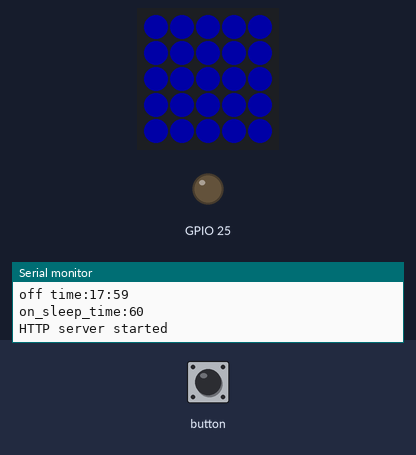
The sketch below on a simulated ESP32. Shown: 5×5 RGB LED matrix (first LED top left, wired row by row), output pins drawn as LEDs (lit = HIGH), the last lines printed to the serial monitor. The inputs (shaded band) are chosen by the test bench. Dim RGB values are drawn brighter than linear; WiFi joins after 1.5 s; servers stay silent unless stated; the local clock reads 2024-03-15 10:24:30 at power-on unless the sketch sets it; EEPROM starts erased; not simulated (calls return 0 or success): secretinfo.h.

Above: at 3.6 s.
At 5.7 s:
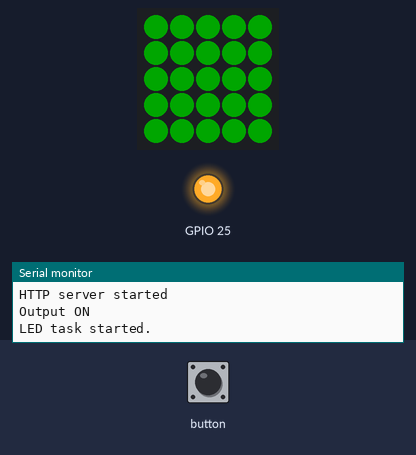
5.8 s: button pressed for 0.15 s
At 8.1 s:
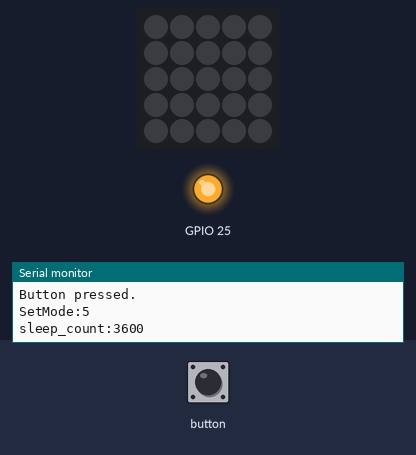
10.0 s: button pressed for 3.2 s
At 11.8 s:
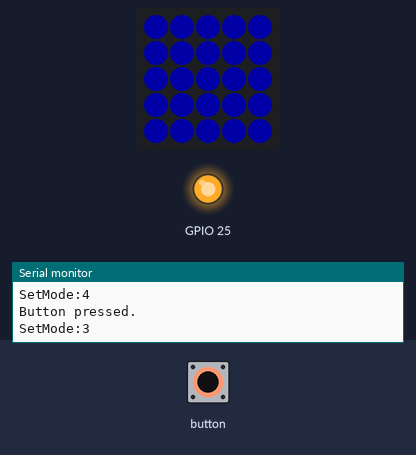
22.0 s: button pressed for 1 s
At 23.4 s:
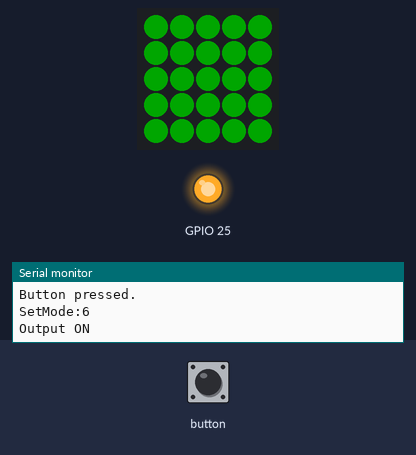
Timing chart, 0 to 25.0 s (numbered marks = the images above; inputs shaded):
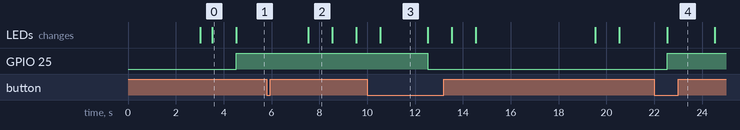

Measured:
- after the input at 5.8 s, the LEDs: change after 1.7 s (image 2)
- after the input at 10.0 s, GPIO 25: HIGH → LOW after 2.5 s; the LEDs: change after 0.54 s (image 3)
- after the input at 22.0 s, GPIO 25: LOW → HIGH after 0.53 s; the LEDs: change after 0.54 s (image 4)
- what the display in image 0 shows lasts 1.0 s, from 3.5 s to 4.5 s
- what the display in image 3 shows lasts 2.0 s, from 10.5 s to 12.5 s

The sketch:

Timer24H.ino
```cpp
//参考サイト
//Webサーバー関連
// https://cherry-blossoms-bloomed.net/?p=152

#include <WiFi.h>
#include <EEPROM.h>
#include  <WiFiClient.h>
#include  <WebServer.h>
#include <string>
#include "LED.h"
#include "ntptimer.h"
#include "M5Atom.h"

#define LOOPCYCLE 1000 //ms
#define NUM_EVENT_TIME 4

#define MODE_EVER_ON  6
#define MODE_SLEEP    5
#define MODE_CONT_ON  4
#define MODE_TIMER    3
#define MODE_CONT_OFF 2
#define MODE_EVER_OFF 1

#pragma pack 1
struct st_event_time{
  uint16_t month; //作動する月　ビットで指定 0:1月 11:12月
  uint8_t day;  //作動する曜日　ビットで指定 0:SUN 6:SAT
  uint8_t on_h;    //ON時　0~23
  uint8_t on_m;    //ON分  0~59
  uint8_t off_h;    //OF時　0~23
  uint8_t off_m;    //OFF分  0~59
  uint8_t pad;      //パディング
};
#pragma pack

//Web表示用　文字列、識別子定義
//タイマー設定時刻文字列
unsigned char event_day[7] = {1,1,1,1,1,1,1};  //設定曜日 1:ON　（日曜～土曜）
static String on_time[NUM_EVENT_TIME] =  {"11:01","12:01","13:01","14:01"}  ; //設定時刻文字列 HH:MM  4個 ここに記載の初期値が使われることはない
static String off_time[NUM_EVENT_TIME] = {"11:02","12:02","13:02","14:02"}  ; //設定時刻文字列 HH:MM  4個
static String svag_ontime[NUM_EVENT_TIME] = {"on_time1","on_time2","on_time3","on_time4"}; //server.argの引数
static String svag_offtime[NUM_EVENT_TIME] = {"off_time1","off_time2","off_time3","off_time4"};

//スリープ時間
static String sleep_time = "60"; //分
static  String svag_sleep_time = "sleep_time";
//インジケーター（未使用）
static String indicator[3]={
"<p style='background-color:rgb(236, 16, 9)'>ON</p>",
"<p style='background-color:rgb(16, 9, 236)'>タイマー</p>",
"<p style='background-color:rgb(64, 64, 64)'>OFF</p>",
};

//オペレーションモード
int opmode = MODE_EVER_ON;
//タイマーによる出力ON/OFF状態
uint8_t timer_state = 0;
//スリープタイマー ダウンカウンタ(メインループ周期でカウントダウン)
uint32_t sleep_count = 0;

void set_led_mode(uint8_t mode);
void wifi_setup(void);
void ledtask(void* arg);
void ntp_setup();
void data_storage_setup();
EVENT_TIMER CheckTimerEvent();
void SetMode(uint8_t mode);

extern st_event_time event_time[];
extern uint16_t n_sleep_time;

WebServer server(80);

void debugWebParam(){
  String message = "Web param debug\n\n";
  message += "URI: ";
  message += server.uri();
  message += "\nMethod: ";
  message += (server.method() == HTTP_GET) ? "GET" : "POST";
  message += "\nArguments: ";
  message += server.args();
  message += "\n";
  for (uint8_t i = 0; i < server.args(); i++) {
    message += " " + server.argName(i) + ": " + server.arg(i) + "\n";
  }
   Serial.print("WebParam:");Serial.println(message);

}

//HH:MMを数値２つに変換
void Timestr2TimeInt(String sttime,uint8_t & hh,uint8_t & mm)
{
    String sbuf;
    char buf[5];
    uint8_t nbuf=0;
    int8_t colonpos = -1;
    for(int p=0; p<sttime.length(); p++){
      if((sttime[p])==':'){
        colonpos = p;
      }
    }

    if(colonpos == -1){
      hh = 99;
      mm = 99;
      return;
    }

    sbuf = sttime.substring(0,colonpos);
    sbuf.toCharArray(buf,5);
    hh = atoi(buf);

    sbuf = sttime.substring(colonpos+1);
    sbuf.toCharArray(buf,5);
    mm = atoi(buf);

    //Serial.print("hh="); Serial.println(hh);
    //Serial.print("mm="); Serial.println(mm);

}

//数値２つをHH:MMに変換
String TimeInt2Timestr(uint8_t hh,uint8_t mm)
{
  char buf[10];
  String sthhmm;
  if(hh==99 || mm==99){
    return "----";
  }
  sprintf(buf,"%02d:%02d",hh,mm);
  sthhmm = buf;
  //Serial.print("sthhmm:"); Serial.println(sthhmm);
  if(sthhmm.length() == 0){
      sthhmm = "---";
  }
  return sthhmm;
}


void handleRoot() {

  debugWebParam();
  if (server.method() == HTTP_POST) {
    Serial.println("server.method() = HTTP_POST");
    String val = server.arg("mode");
    Serial.print("mode:");   Serial.println(val);
    if (val == "2") {
        SetMode(MODE_EVER_ON);
    }else if (val == "1") {
        SetMode(MODE_CONT_OFF);
    }else if (val == "4") {
        SetMode(MODE_CONT_ON);
    }else if (val == "0") {
        SetMode(MODE_EVER_OFF);
    }else if (val == "3") {
        SetMode(MODE_SLEEP);
    }

    uint8_t on_h, on_m, off_h, off_m;

    //表示からタイマー設定取得・検証
    for(int i=0; i<NUM_EVENT_TIME; i++){
      String s_on = server.arg(svag_ontime[i]);
      //Serial.print(svag_ontime[i]);Serial.print(":"); Serial.println(s_on);
      Timestr2TimeInt(s_on, on_h, on_m);//検証し数値へ変換
      //Serial.print("on_h(int)="); Serial.println(on_h);
      //Serial.print("on_m(int)="); Serial.println(on_m);


      String s_off = server.arg(svag_offtime[i]);
      //Serial.print(svag_offtime[i]);Serial.print(":"); Serial.println(s_off);
      Timestr2TimeInt(s_off, off_h, off_m);
      //Serial.print("off_h(int)="); Serial.println(off_h);
      //Serial.print("off_m(int)="); Serial.println(off_m);

      //on_time[i] = s_on;   //保存文字列にサーバ文字列をそのままセットするのではなく、（数行下へ）
      //off_time[i] = s_off;
      event_time[i].on_h = on_h;
      event_time[i].on_m = on_m;
      event_time[i].off_h = off_h;
      event_time[i].off_m = off_m;

      //表示用文字列へ保存数値（検証済み）をセットする
      on_time[i] = TimeInt2Timestr(event_time[i].on_h,event_time[i].on_m);
      off_time[i]=TimeInt2Timestr(event_time[i].off_h,event_time[i].off_m);

      Serial.print(svag_ontime[i]);Serial.print(":"); Serial.println(on_time[i]);
      Serial.print(svag_offtime[i]);Serial.print(":"); Serial.println(off_time[i]);

    }//for
    //スリープ時間取得
    String s_sleep_time = server.arg("sleep_time");
    Serial.print("s_sleep_time");Serial.print(":"); Serial.println(s_sleep_time);
    char buf[5];
    s_sleep_time.toCharArray(buf,5);
    n_sleep_time = atoi(buf);
    if(n_sleep_time > 600){ n_sleep_time = 60;}
    sprintf(buf,"%d",n_sleep_time);
    sleep_time = buf;//表示文字列に検証後文字列をセット

    //保存する
    write_map();
  }else{
    Serial.println("server.method() != HTTP_POST (Get)");
    for(int i=0; i<NUM_EVENT_TIME; i++){
      //表示用文字列へ保存数値をセットする
      on_time[i] = TimeInt2Timestr(event_time[i].on_h,event_time[i].on_m);  //保存数値
      off_time[i]=TimeInt2Timestr(event_time[i].off_h,event_time[i].off_m); //保存数値
    }
  }


//HTML記述の注意：ダブルクォーテーション使用不可。行末に\n\を記述する。
 String mes = "\
  <html lang=\"ja\">\n\
  <meta charset=\"utf-8\">\n\
  <meta name=\"viewport\" content=\"width=device-width, initial-scale=1.0\">\n\
  <head>\n\
   <title>IOTテーブルタップ</title>\n\
  </head>\n\
  <body style=\"font-family: sans-serif; background-color: #ffeeaa ;\" >\n\
   <h1>タイマー設定</h1>\n\
      <form action='' method='post'>\n\
        <p> :                         ON時刻　　　　　　　OFF時刻　    </br>\n\
            1：<input type='text' name='on_time1' value="+on_time[0] +" style='width:100px'>\n\
               <input type='text' name='off_time1' value="+off_time[0]+" style='width:100px'></br>\n\
            2：<input type='text' style='width:100px' name= 'on_time2' value="+on_time[1] +" >\n\
               <input type='text' name='off_time2' value="+off_time[1]+" style='width:100px'></br>\n\
            3：<input type='text' name='on_time3' value="+on_time[2] +" style='width:100px'>\n\
               <input type='text' name='off_time3' value="+off_time[2]+" style='width:100px'></br>\n\
            4：<input type='text' name='on_time4' value="+on_time[3] +" style='width:100px'>\n\
               <input type='text' name='off_time4' value="+off_time[3]+" style='width:100px'></p>\n\
            スリープ:<input type='text' name='sleep_time' value="+sleep_time +" style='width:100px'> 分</p>\n\
        <p><input type='submit' value=' 設定 '>\n\
        <input type='reset' value='キャンセル'></p>\n\
   <h1>モード</h1>\n\
   <p>\n\
        <p><button name='mode' value='2' style='width:100px;height:50px'>常時ON</button>\n\
        <button name='mode' value='0' style='width:100px;height:50px'>常時OFF</button></br></p>\n\
        <p><button name='mode' value='4' style='width:100px;height:50px'>タイマー</br>(ONで開始)</button>\n\
        <button name='mode' value='1' style='width:100px;height:50px'>タイマー</br>(OFFで開始)</button></br></P>\n\
        <button name='mode' value='3' style='width:100px;height:50px'>スリープ</button>\n\
      </form>\n\
    </p>\n\
  </body>\n\
  </html>\n";

  //Serial.println(mes);

  server.send(200, "text/html", mes);
}

void handleNotFound() {
 String message = "File Not Found\n\n";
 message += "URI: ";
 message += server.uri();
 message += "\nMethod: ";
 message += (server.method() == HTTP_GET) ? "GET" : "POST";
 message += "\nArguments: ";
 message += server.args();
 message += "\n";
 for (uint8_t i = 0; i < server.args(); i++) {
   message += " " + server.argName(i) + ": " + server.arg(i) + "\n";
 }
 server.send(404, "text/plain", message);
}

void setup(void) {

  Serial.begin(115200);


  led_setup();
  wifi_setup();
  delay(1000);
  ntp_setup();
  data_storage_setup();


  /*
  char buf2[1024];
  int i;
  char *p;
  memset(buf,0,EEBUFSIZE);
  memset(buf2,0,1024);
  for(i=0,p=buf2; i<EEBUFSIZE; i++){
    sprintf(p,"%02X ",buf[i]);
    p+=5;
    if( i%16 == 0){
        sprintf(p,"\r\n");
        p+=2;
    }
  }
  Serial.println("EEPROM DUMP:");
  Serial.println(buf2);
*/


  // Wifi接続出来たら緑に点灯 500ms表示
  set_color(LED_GREEN);
  delay(500);

  // ルーティング
  // 第二引数でリクエストメソッドを指定する
  // リクエストパス：/display、 リクエストメソッド：POST
server.on("/", handleRoot);
//server.on("/display" ,HTTP_POST, handleDisplayText);
  server.onNotFound(handleNotFound);

  // Webサーバ起動
  server.begin();
  Serial.println("HTTP server started");
  // Webサーバ起動したら青に点灯 1秒間
  set_color(LED_BLUE);
  delay(1000);
  set_color(LED_OFF);
  //初期状態にする
  opmode = MODE_EVER_ON;
  ctrl_output(1);
  set_led_mode(LED_RED);

  //LEDタスク起動
  xTaskCreatePinnedToCore(ledtask, "ledtask", 4096, NULL, 1, NULL, 0);
}

uint8_t curennt_output_status = 0;//現在の出力状態 電源投入時、リレーはOFF。

void ctrl_output(uint8_t c)
{
  if(c==1 && curennt_output_status == 0){
    Serial.println("Output ON");
    digitalWrite(25,1);
    curennt_output_status = 1;
  }
  if(c==0 && curennt_output_status == 1)
  {
    Serial.println("Output OFF");
    digitalWrite(25,0);
    curennt_output_status = 0;
  }
}

//オペレーションモードを設定
void SetMode(uint8_t mode)
{
  Serial.print("SetMode:");Serial.println(mode);
  opmode = mode;
  switch(mode){
    case MODE_EVER_ON:
        ctrl_output(1);
      set_led_mode(LED_RED);
      break;
    case MODE_SLEEP:
      set_led_mode(LED_BLINK_RED);
      //スリープタイマー開始
      sleep_count = (uint32_t)n_sleep_time * 60000/LOOPCYCLE;
      Serial.print("sleep_count:");Serial.println(sleep_count);
      break;
    case MODE_CONT_ON:
      timer_state = 1;
      ctrl_output(1);
      set_led_mode(LED_BLUE);
      break;
    case MODE_TIMER:
      if(timer_state == 0){
        ctrl_output(0);
        set_led_mode(LED_SOMETIME_BLUE);
      }else{//timer_state == 1
        ctrl_output(1);
        set_led_mode(LED_BLUE);
      }
      break;
    case MODE_CONT_OFF:
      timer_state = 0;
      ctrl_output(0);
      set_led_mode(LED_SOMETIME_BLUE2);
      break;
    case MODE_EVER_OFF:
        ctrl_output(0);
      set_led_mode(LED_OFF);
      break;

  }
}

void loop(void) {
  //M5.update();
  server.handleClient();

#if 0
  if (M5.Btn.wasPressed())
#endif
#if 1
  if(wasLEDButtonPressed())
  {
      Serial.println("Button pressed.");
      //トリガー入力によるモード切替
      if(opmode == MODE_EVER_ON){
        SetMode(MODE_SLEEP);
      }else if(opmode == MODE_SLEEP){
        SetMode(MODE_CONT_ON);
      }else if(opmode == MODE_CONT_ON){
        SetMode(MODE_TIMER);
      }else if(opmode == MODE_TIMER){
        SetMode(MODE_EVER_OFF);
      }else if(opmode == MODE_EVER_OFF){
        SetMode(MODE_CONT_OFF);
      }else if(opmode == MODE_CONT_OFF){
        SetMode(MODE_EVER_ON);

      }
  }
#endif
  EVENT_TIMER ret =  CheckTimerEvent();
   if(ret == EVENT_ON){
    if(timer_state == 0 || opmode == MODE_CONT_OFF){
      timer_state = 1;
      if(opmode == MODE_TIMER || opmode == MODE_CONT_OFF){
        ctrl_output(1);
        opmode = MODE_TIMER; //MODE_CONT_OFFだったらMODE_TIMERへ変更。
        set_led_mode(LED_BLUE);
      }
    }
  }else if (ret == EVENT_OFF){
    if(timer_state == 1 || opmode == MODE_CONT_ON){
      timer_state = 0;
      if(opmode == MODE_TIMER || opmode == MODE_CONT_ON){
        ctrl_output(0);
        opmode = MODE_TIMER; //MODE_CONT_ONだったらMODE_TIMERへ変更。
        set_led_mode(LED_SOMETIME_BLUE);
      }
    }
  }

  //スリープタイマーチェック
  if(sleep_count > 0){
    sleep_count--;
    //Serial.print("sleep_count:");Serial.println(sleep_count);
    if(sleep_count == 0 && opmode == MODE_SLEEP){
      //スリープ発動
      SetMode(MODE_TIMER);
    }
  }

  wasLEDButtonPressed(); //読み捨て
  delay(LOOPCYCLE);
}
```

LED.h
```cpp
#define LED_NUMMODE 8 //表示モード数
//表示モード
#define LED_BLINK_RED  9
#define LED_SOMETIME_BLUE2 8
#define LED_SOMETIME_GREEN 7
#define LED_SOMETIME_BLUE 6
#define LED_RED 5
#define LED_BLINK_RED_BLUE 4
#define LED_BLUE 3
#define LED_GREEN 2
#define LED_BLINK_GREEN 1
#define LED_OFF 0
```

data_storage.ino
```cpp
#include "M5Atom.h"

#define EEBUFSIZE 256
#define EEVER 2 //EEPROMアドレスマップのバージョン

st_event_time event_time[NUM_EVENT_TIME];
uint16_t n_sleep_time;


//EEPROMをデフォルト値で初期化する。先頭にマップバージョンをセットする
void init_map()
{
    st_event_time et;
    et.day = 0x7f;
    et.month = 0xfff;
    et.on_h = 7;
    et.on_m = 0;
    et.off_h = 17;
    et.off_m = 59;
    et.pad = 0;

    Serial.print("INITMAP:"); Serial.println(EEVER);

    EEPROM.writeByte(0,EEVER);

    int eeaddr = 1;
    for(int i=0; i<NUM_EVENT_TIME; i++){
        Serial.print("eeaddr:"); Serial.println(eeaddr);
        EEPROM.put<st_event_time>(eeaddr,et);
        eeaddr += sizeof(st_event_time);
    }
    Serial.print("eeaddr:"); Serial.println(eeaddr);
    EEPROM.put<uint16_t>(eeaddr,60);
    eeaddr += sizeof(uint16_t);

    EEPROM.commit();
}


void data_storage_setup()
{
  EEPROM.begin(EEBUFSIZE);
  Serial.println("EEPROM READ");
  uint8_t eever = EEPROM.readByte(0);
    Serial.print("eever:"); Serial.println(eever);
    if(eever != EEVER){
        init_map();
    }

    //readmap
    Serial.println("readmap:");
    char buf[10];
    String strOnTime; //"HH:MM"
    String strOffTime; //"HH:MM"
    int eeaddr = 1;
    st_event_time et;

    //データ読み込み（文字列と構造体へ）
    for(int i=0; i<NUM_EVENT_TIME; i++){
        EEPROM.get<st_event_time>(eeaddr,et);
        event_time[i] = et;//構造体へ
        if(et.on_h==0 && et.on_m ==0 && et.off_h==0 && et.off_m ==0)
        {
            //On/Offとも00:00の場合は"未設定”として空白をセットする
            strOnTime = "";
            strOffTime = "";
        }else{
            //通常。
            sprintf(buf,"%02d:%02d",et.on_h,et.on_m);
            strOnTime = buf;
            sprintf(buf,"%02d:%02d",et.off_h,et.off_m);
            strOffTime = buf;
        }
        Serial.print("i:"); Serial.println(i);
        Serial.print("on time:"); Serial.println(strOnTime);
        on_time[i] = strOnTime;
        Serial.print("off time:"); Serial.println(strOffTime);
        off_time[i] = strOffTime;
        eeaddr += sizeof(st_event_time);
    }

    EEPROM.get<uint16_t>(eeaddr,n_sleep_time);
    Serial.print("on_sleep_time:"); Serial.println(n_sleep_time);

}

//保存すべきデータをEEPROMへ保存する
void write_map()
{
    Serial.println("write_map():");
    int eeaddr = 1;
    for(int i=0; i<NUM_EVENT_TIME; i++){
        Serial.print("eeaddr:"); Serial.println(eeaddr);
        EEPROM.put<st_event_time>(eeaddr,event_time[i]);
        eeaddr += sizeof(st_event_time);
    }
    Serial.print("eeaddr:"); Serial.println(eeaddr);
    EEPROM.put<uint16_t>(eeaddr,n_sleep_time);
    eeaddr += sizeof(uint16_t);
    EEPROM.commit();
}
```

ntptimer.h
```cpp
#if !defined(NTPTIMER_H)
#define NTPTIMER_H

typedef enum _EVENT_TIMER{
    EVENT_ON,
    EVENT_OFF,
    EVENT_NONE
} EVENT_TIMER;
#endif
```

ntptimer.ino
```cpp
#include <WiFi.h>
#include "time.h"
#include "ntptimer.h"


const char* ntpServer = "pool.ntp.org";
const long  gmtOffset_sec = 3600*9;
const int   daylightOffset_sec = 3600*0;


void printLocalTime()
{
  struct tm timeinfo;
  if(!getLocalTime(&timeinfo)){
    Serial.println("Failed to obtain time");
    return;
  }
  Serial.println(&timeinfo, "NTP Started:%A, %B %d %Y %H:%M:%S");
}

void ntp_setup()
{
  //Serial.begin(115200);


  //init and get the time
  configTime(gmtOffset_sec, daylightOffset_sec, ntpServer);
  printLocalTime();

}


EVENT_TIMER CheckTimerEvent()
{
  char str[256];
  char current_time[16];
  char current_day[16];
  struct tm timeinfo;

  if(!getLocalTime(&timeinfo)){
    Serial.println("Failed to obtain time");
    return EVENT_NONE;
  }

  strftime(current_time, 16, "%OH:%OM", &timeinfo);
  strftime(current_day, 16, "%w", &timeinfo);

  unsigned int nday=0;
  nday = atoi(current_day);
  //Serial.print("nday:");Serial.println(nday);
  if(event_day[nday] == 1){
    for(int i=0; i< NUM_EVENT_TIME; i++){
      if(timeinfo.tm_hour == event_time[i].on_h && timeinfo.tm_min == event_time[i].on_m)
      {
        Serial.print("match ontime:");
        Serial.println(current_time);
        return EVENT_ON;
      }
      if(timeinfo.tm_hour == event_time[i].off_h && timeinfo.tm_min == event_time[i].off_m)
      {
        Serial.print("match offtime:");
        Serial.println(current_time);
        return EVENT_OFF;
      }

    }
  }
  return EVENT_NONE;
}
```

wifi.ino
```cpp
//参考サイト
// https://garretlab.web.fc2.com/arduino/esp32/reference/libraries/WiFi/WiFiSTAClass_config.html
#include <M5Atom.h>
#include <WiFi.h>

#include "secretinfo.h"
/*
secretinfo.hには下記の情報を記載する
const char* ssid = "xxxxxxxxxx";
const char* password = "xxxxxxxxxx";
*/

const IPAddress local_IP(192, 168, 10, 91);
const IPAddress gateway(192, 168, 10, 1);
const IPAddress subnet(255, 255, 255, 0);
const IPAddress primaryDNS(8, 8, 8, 8); //optional
const IPAddress secondaryDNS(8, 8, 4, 4); //optional

void wifi_setup(void)
{
  if (!WiFi.config(local_IP, gateway, subnet, primaryDNS, secondaryDNS)) {
    Serial.println("STA Failed to configure");
  }
  // WiFi接続
  WiFi.begin(ssid, password);
  while (WiFi.status() != WL_CONNECTED) {
    delay(1000);
    Serial.print(".");
  }

  Serial.println("\nWiFi Connected!");
  Serial.print("WiFi Connect To: ");
  Serial.println(WiFi.SSID());
  Serial.print("IP address: ");
  Serial.println(WiFi.localIP());


}
```

Source omitted: led.ino (4756 bytes)
